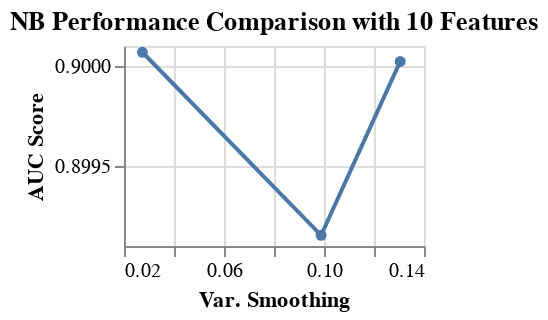

The code cell stored with this chart in its notebook:
### Code cell
plot_GS_NB(10)

### Figure 1 — Vega-Lite specification as saved in the notebook (floating-point values rounded to 4 significant figures)
{"$schema": "https://vega.github.io/schema/vega-lite/v2.6.0.json", "config": {"view": {"height": 300, "width": 400}}, "data": {"name": "data-1fa8e098c97da4e9dae2fcb0532fa544"}, "datasets": {"data-1fa8e098c97da4e9dae2fcb0532fa544": [{"fselector__k": 10, "max_score": 0.968, "mean_score": 0.9001, "min_score": 0.8124, "nb__var_smoothing": 0.02736, "std_score": 0.05492}, {"fselector__k": 10, "max_score": 0.968, "mean_score": 0.9, "min_score": 0.8169, "nb__var_smoothing": 0.1305, "std_score": 0.05429}, {"fselector__k": 10, "max_score": 0.968, "mean_score": 0.8992, "min_score": 0.8169, "nb__var_smoothing": 0.09885, "std_score": 0.05435}]}, "encoding": {"x": {"field": "nb__var_smoothing", "title": "Var. Smoothing", "type": "quantitative"}, "y": {"field": "mean_score", "scale": {"zero": false}, "title": "AUC Score", "type": "quantitative"}}, "height": 100, "mark": {"point": true, "type": "line"}, "title": "NB Performance Comparison with 10 Features", "width": 150}
